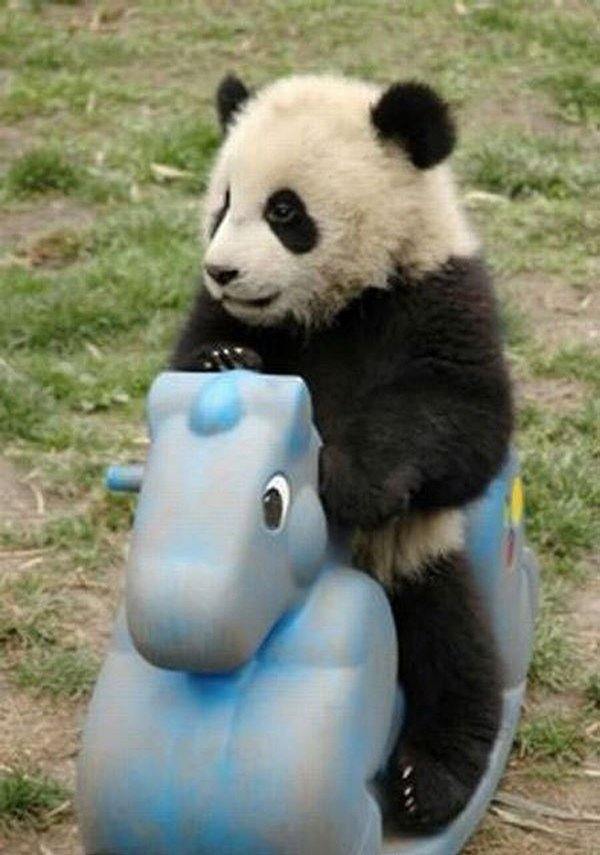
#> input picture Panda.jpg, 600 x 855 px
$ jupyter execute Cartoonization.ipynb
#> lines starting #> are read from the running program, lines starting #| are printed output that depends on the picture; after the words box and inside, x2 and y2 are one past the last pixel; in counts of white or black regions, pixels touching at a corner belong together
[cell 1]
import cv2
import numpy as np

[cell 2]
num_down = 2

num_bilateral = 7

img_rgb = cv2.imread("Panda.jpg")
#> img_rgb is the input picture: shape (855, 600, 3); mean B, G, R 107.1, 127.3, 122.9

print(img_rgb.shape)
#| (855, 600, 3)

[cell 3]
img_rgb = cv2.resize(img_rgb,(800,800))
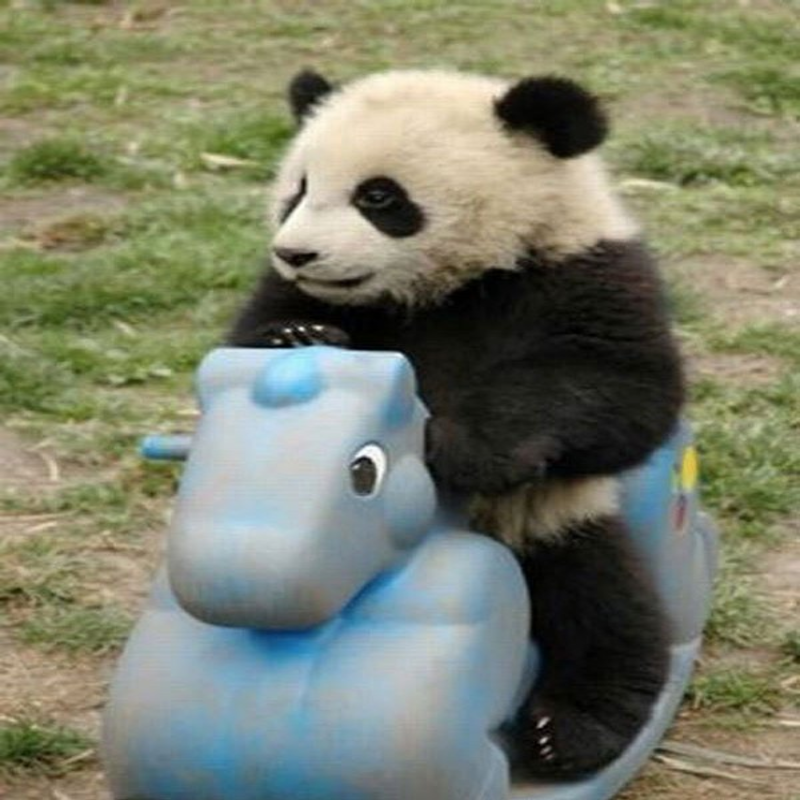
#> img_rgb: shape (800, 800, 3); mean B, G, R 106.9, 127.2, 122.8
img_color = img_rgb

for _ in range(num_down):
    img_color = cv2.pyrDown(img_color)
#> this loop made 2 passes
#> pass 2, `img_color = cv2.pyrDown(img_color)`:
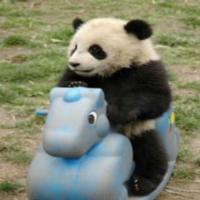
#> img_color: shape (200, 200, 3); mean B, G, R 106.9, 127.3, 122.9

for _ in range(num_bilateral):
    img_color = cv2.bilateralFilter(img_color,d=9,sigmaColor=9,sigmaSpace=7)

[cell 4]
for _ in range(num_down):
    img_color = cv2.pyrUp(img_color)
#> this loop made 2 passes
#> pass 1, `img_color = cv2.pyrUp(img_color)`:
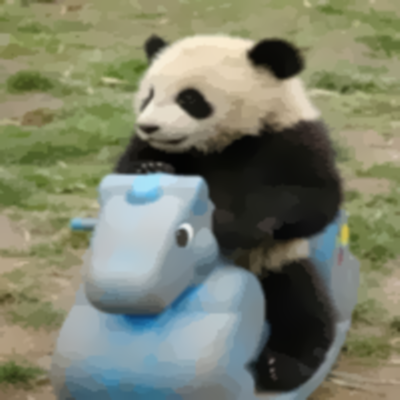
#> img_color: shape (400, 400, 3); mean B, G, R 107, 127.3, 123
img_gray = cv2.cvtColor(img_rgb, cv2.COLOR_RGB2GRAY)
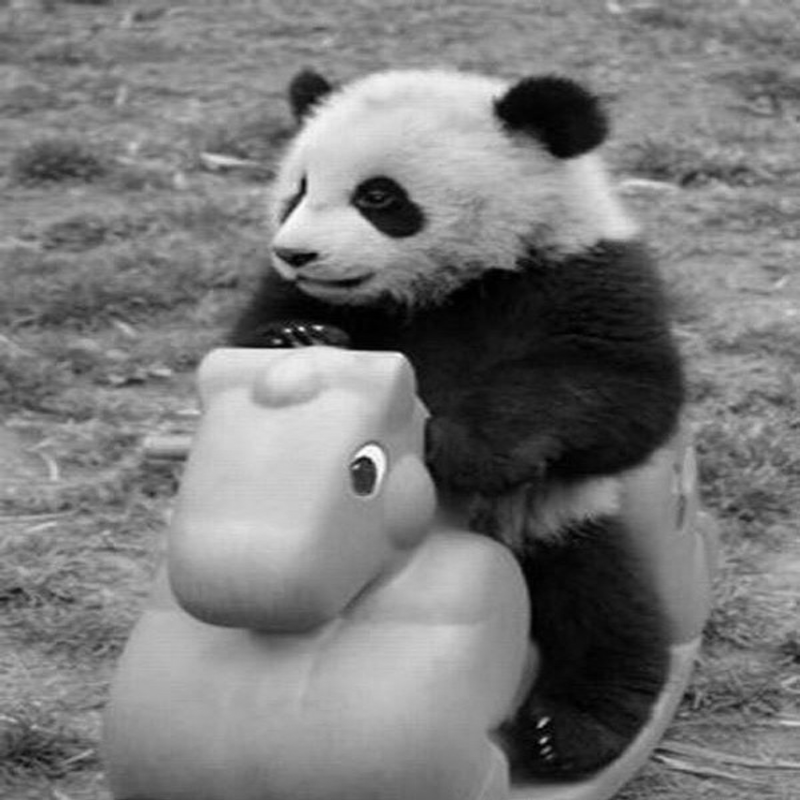
#> img_gray: shape (800, 800); min 0, max 254, mean 120.6

img_blur = cv2.medianBlur(img_gray, 7)

img_edge = cv2.adaptiveThreshold(img_blur,255,cv2.ADAPTIVE_THRESH_MEAN_C,cv2.THRESH_BINARY,blockSize=9,C=2)
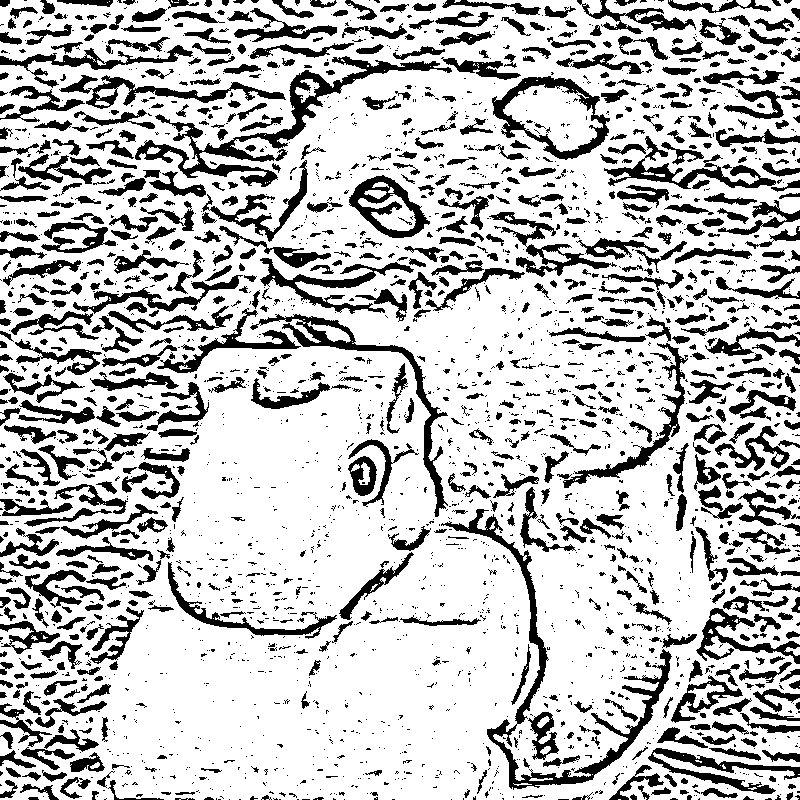
#> img_edge: shape (800, 800); 75.6% white; 2671 black regions (1798 under 20 px), largest, box (x1, y1, x2, y2) and area: (135, 56, 452, 187) 5307, (441, 509, 672, 790) 5093, (250, 314, 448, 517) 2887

[cell 5]
#x,y,z = img_color.shape
#img_edge = cv2.resize(img_edge,(y,x))

img_edge = cv2.cvtColor(img_edge, cv2.COLOR_GRAY2RGB)

#img_edge = cv2.cvtColor(img_edge, cv2.COLOR_GRAY2RGB)

img_cartoon = cv2.bitwise_and(img_color,img_edge)
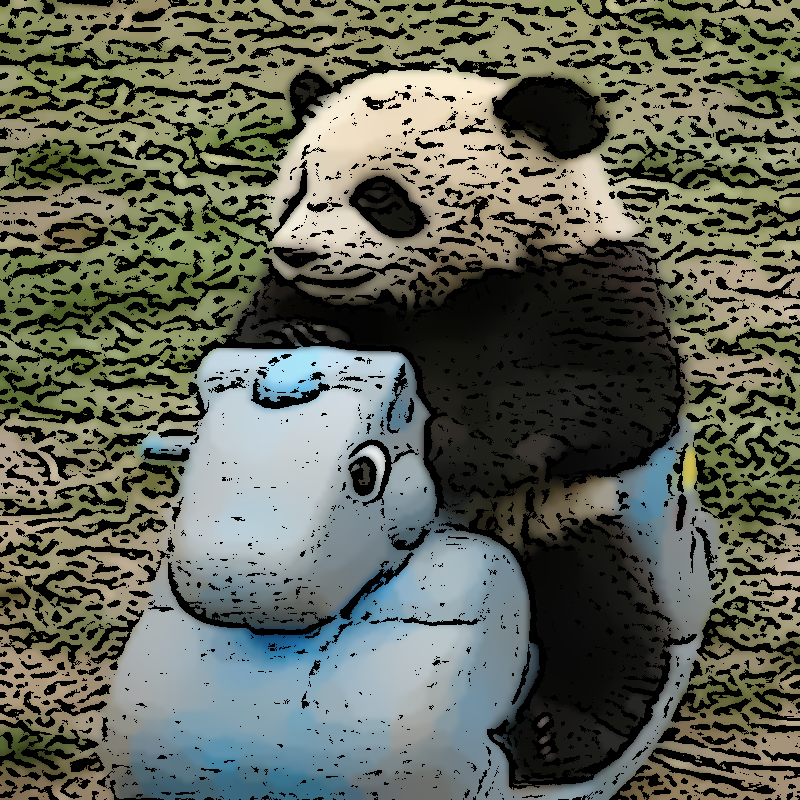
#> img_cartoon: shape (800, 800, 3); mean B, G, R 85.9, 98.9, 95

[cell 6]
stack = np.hstack([img_rgb,img_cartoon])
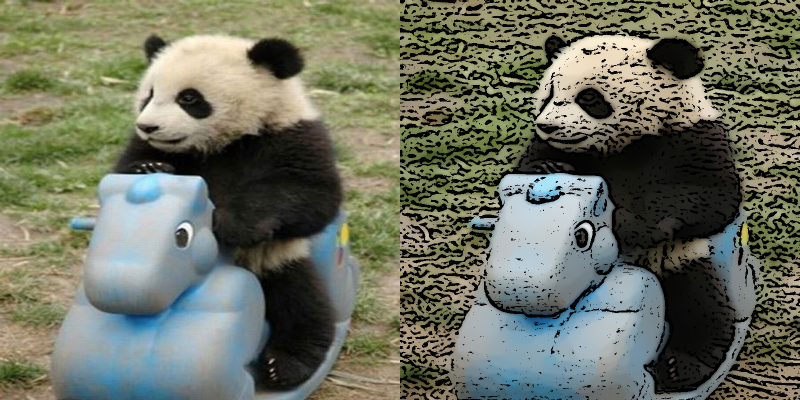
#> stack: shape (800, 1600, 3) (shown at 1/2 size); mean B, G, R 96.4, 113, 108.9

cv2.imshow('Stacked Images',stack)

cv2.waitKey(0)

cv2.destroyAllWindows()
